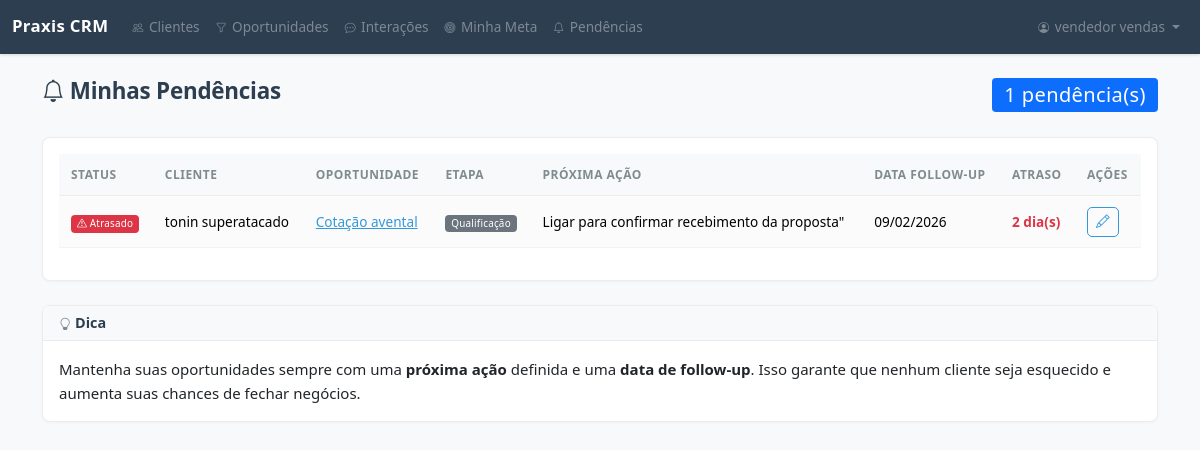
Screenshot of /sales/pendencias/ (signed in) with the database file from the repository.
### apps/sales/models.py (models this page shows, shortened)
class Oportunidade(models.Model):
    titulo = models.CharField(max_length=200, verbose_name="Título")
    cliente = models.ForeignKey(
        Cliente,
        on_delete=models.CASCADE,
        related_name="oportunidades",
        verbose_name="Cliente",
    )
    vendedor = models.ForeignKey(
        settings.AUTH_USER_MODEL,
        on_delete=models.PROTECT,
        related_name="oportunidades",
        verbose_name="Vendedor",
    )
    etapa = models.CharField(
        max_length=12,
        choices=EtapaOportunidade.choices,
        default=EtapaOportunidade.PROSPECCAO,
        verbose_name="Etapa",
    )
    motivo_perda = models.CharField(
        max_length=13,
        choices=MotivoPerdaOportunidade.choices,
        blank=True,
        default="",
        verbose_name="Motivo da perda",
    )
    valor_estimado = models.DecimalField(
        max_digits=12,
        decimal_places=2,
        default=0,
        verbose_name="Valor estimado",
    )
    descricao = models.TextField(blank=True, verbose_name="Descrição")
    proxima_acao = models.CharField(
        max_length=200,
        blank=True,
        default="",
        verbose_name="Próxima ação",
        help_text="Descreva brevemente a próxima ação a ser realizada",
    )
    data_follow_up = models.DateField(
        null=True,
        blank=True,
        verbose_name="Data do follow-up",
        help_text="Data prevista para o próximo contato",
    )
    criado_em = models.DateTimeField(auto_now_add=True, verbose_name="Criado em")
    atualizado_em = models.DateTimeField(auto_now=True, verbose_name="Atualizado em")
    class Meta:
        verbose_name = "Oportunidade"
        verbose_name_plural = "Oportunidades"
        ordering = ["-criado_em"]

### apps/crm/models.py (models this page shows, shortened)
class Cliente(models.Model):
    nome = models.CharField(max_length=200, verbose_name="Nome")
    cnpj_cpf = models.CharField(
        max_length=18, blank=True, default="", verbose_name="CNPJ/CPF"
    )
    telefone = models.CharField(max_length=20, blank=True, verbose_name="Telefone")
    email = models.EmailField(blank=True, verbose_name="E-mail")
    nome_contato_principal = models.CharField(
        max_length=200, blank=True, default="", verbose_name="Contato principal"
    )
    telefone_contato = models.CharField(
        max_length=20, blank=True, default="", verbose_name="Telefone do contato"
    )
    email_contato = models.EmailField(
        blank=True, default="", verbose_name="E-mail do contato"
    )
    tipo = models.CharField(
        max_length=3,
        choices=TipoCliente.choices,
        default=TipoCliente.B2C,
        verbose_name="Tipo",
    )
    status = models.CharField(
        max_length=11,
        choices=StatusCliente.choices,
        default=StatusCliente.PROVISORIO,
        verbose_name="Status",
    )
    criado_por = models.ForeignKey(
        settings.AUTH_USER_MODEL,
        on_delete=models.PROTECT,
        related_name="clientes_criados",
        verbose_name="Criado por",
    )
    criado_em = models.DateTimeField(auto_now_add=True, verbose_name="Criado em")
    atualizado_em = models.DateTimeField(auto_now=True, verbose_name="Atualizado em")
    class Meta:
        verbose_name = "Cliente"
        verbose_name_plural = "Clientes"
        ordering = ["-criado_em"]

### apps/sales/views.py (the view)
# urls.py: path("pendencias/", MinhasPendenciasView.as_view(), name="minhas_pendencias"),
class MinhasPendenciasView(VendedorRequiredMixin, TemplateView):
    template_name = "sales/minhas_pendencias.html"
    def get_context_data(self, **kwargs):
        context = super().get_context_data(**kwargs)
        if hasattr(self.request.user, "perfil") and self.request.user.perfil.is_vendedor:
            pendencias = listar_pendencias_vendedor(vendedor=self.request.user)
        else:
            pendencias = []
        context["pendencias"] = pendencias
        context["total_pendencias"] = len(pendencias)
        return context

### apps/accounts/models.py (called while the page is built)
    @property
    def is_admin(self):
        return self.papel == PerfilUsuario.ADMIN

    @property
    def is_vendedor(self):
        return self.papel == PerfilUsuario.VENDEDOR

    @property
    def is_gestor(self):
        return self.papel == PerfilUsuario.GESTOR

### apps/core/mixins.py (called while the page is built)
    def dispatch(self, request, *args, **kwargs):
        response = super().dispatch(request, *args, **kwargs)
        if hasattr(request.user, "perfil"):
            if request.user.perfil.papel in (
                PerfilUsuario.VENDEDOR,
                PerfilUsuario.GESTOR,
                PerfilUsuario.ADMIN,
            ):
                return response
        raise PermissionDenied

### apps/sales/services.py (called while the page is built)
def calcular_status_follow_up(data_follow_up):
    if data_follow_up is None:
        return "SEM_DATA"
    hoje = timezone.now().date()
    if data_follow_up > hoje:
        return "EM_DIA"
    elif data_follow_up == hoje:
        return "HOJE"
    else:
        return "ATRASADO"

def calcular_dias_atraso(data_follow_up):
    if data_follow_up is None:
        return None
    hoje = timezone.now().date()
    diferenca = (hoje - data_follow_up).days
    return diferenca

def listar_pendencias_vendedor(*, vendedor):
    hoje = timezone.now().date()
    oportunidades = Oportunidade.objects.filter(
        vendedor=vendedor,
        data_follow_up__lte=hoje,
    ).exclude(
        etapa__in=[EtapaOportunidade.FECHAMENTO, EtapaOportunidade.PERDIDA]
    ).select_related("cliente").order_by("data_follow_up")
    resultado = []
    for oportunidade in oportunidades:
        dias_atraso = calcular_dias_atraso(oportunidade.data_follow_up)
        status = calcular_status_follow_up(oportunidade.data_follow_up)
        resultado.append({
            "oportunidade": oportunidade,
            "dias_atraso": dias_atraso,
            "status": status,
        })
    return resultado

### templates/sales/minhas_pendencias.html (shortened to what this page needs)
{% extends 'base.html' %}
{% block content %}
<div class="d-flex justify-content-between align-items-center mb-4">
    <h2><i class="bi bi-bell"></i> Minhas Pendências</h2>
    <span class="badge bg-primary fs-5">{{ total_pendencias }} pendência(s)</span>
</div>
{% if pendencias %}
<div class="card">
    <div class="card-body">
        <div class="table-responsive">
            <table class="table table-striped table-hover">
                <thead class="table-dark">
                    <tr>
                        <th>Status</th>
                        <th>Cliente</th>
                        <th>Oportunidade</th>
                        <th>Etapa</th>
                        <th>Próxima Ação</th>
                        <th>Data Follow-up</th>
                        <th>Atraso</th>
                        <th>Ações</th>
                    </tr>
                </thead>
                <tbody>
                    {% for item in pendencias %}
                    <tr>
                        <td>
                            {% if item.status == 'HOJE' %}
                            <span class="badge bg-warning text-dark"><i class="bi bi-clock"></i> Hoje</span>
                            {% elif item.status == 'ATRASADO' %}
                            <span class="badge bg-danger"><i class="bi bi-exclamation-triangle"></i> Atrasado</span>
                            {% endif %}
                        </td>
                        <td>{{ item.oportunidade.cliente.nome }}</td>
                        <td>
                            <a href="{% url 'sales:oportunidade_detail' item.oportunidade.pk %}">
                                {{ item.oportunidade.titulo }}
                            </a>
                        </td>
                        <td><span class="badge bg-secondary">{{ item.oportunidade.get_etapa_display }}</span></td>
                        <td>{{ item.oportunidade.proxima_acao|default:"-" }}</td>
                        <td>{{ item.oportunidade.data_follow_up|date:"d/m/Y" }}</td>
                        <td>
                            {% if item.dias_atraso > 0 %}
                            <span class="text-danger fw-bold">{{ item.dias_atraso }} dia(s)</span>
                            {% else %}
                            <span class="text-warning">Hoje</span>
                            {% endif %}
                        </td>
                        <td>
                            <a href="{% url 'sales:followup_edit' item.oportunidade.pk %}" class="btn btn-sm btn-outline-primary" title="Editar Follow-up">
                                <i class="bi bi-pencil"></i>
                            </a>
                        </td>
                    </tr>
                    {% endfor %}
                </tbody>
            </table>
        </div>
    </div>
</div>
{% else %}
<div class="alert alert-success">
    <i class="bi bi-check-circle"></i> Parabéns! Você não possui pendências de follow-up.
</div>
{% endif %}
<div class="card mt-4">
    <div class="card-header">
        <h5 class="mb-0"><i class="bi bi-lightbulb"></i> Dica</h5>
    </div>
    <div class="card-body">
        <p class="mb-0">Mantenha suas oportunidades sempre com uma <strong>próxima ação</strong> definida e uma <strong>data de follow-up</strong>.
        Isso garante que nenhum cliente seja esquecido e aumenta suas chances de fechar negócios.</p>
    </div>
</div>
{% endblock %}

### templates/base.html (shortened to what this page needs)
{% load static %}
<!DOCTYPE html>
<html lang="pt-br">
<head>
    <link href="https://cdn.jsdelivr.net/npm/bootstrap@5.3.3/dist/css/bootstrap.min.css" rel="stylesheet">
    <link href="https://cdn.jsdelivr.net/npm/bootstrap-icons@1.11.3/font/bootstrap-icons.min.css" rel="stylesheet">
    <link href="{% static 'css/style.css' %}" rel="stylesheet">
    <link href="{% static 'css/praxis-v2.css' %}" rel="stylesheet">
</head>
<body>
    {% if user.is_authenticated %}
    <nav class="navbar navbar-expand-lg navbar-dark bg-dark">
        <div class="container-fluid">
            <a class="navbar-brand" href="{% url 'home' %}">Praxis CRM</a>
            <div class="collapse navbar-collapse" id="navbarNav">
                <ul class="navbar-nav me-auto">
                    <li class="nav-item">
                        <a class="nav-link" href="{% url 'crm:cliente_list' %}">
                            <i class="bi bi-people"></i> Clientes
                        </a>
                    </li>
                    <li class="nav-item">
                        <a class="nav-link" href="{% url 'sales:oportunidade_list' %}">
                            <i class="bi bi-funnel"></i> Oportunidades
                        </a>
                    </li>
                    <li class="nav-item">
                        <a class="nav-link" href="{% url 'sales:interacao_list' %}">
                            <i class="bi bi-chat-dots"></i> Interações
                        </a>
                    </li>
                    {% if user.perfil.is_vendedor %}
                    <li class="nav-item">
                        <a class="nav-link" href="{% url 'sales:minha_meta' %}">
                            <i class="bi bi-bullseye"></i> Minha Meta
                        </a>
                    </li>
                    <li class="nav-item">
                        <a class="nav-link" href="{% url 'sales:minhas_pendencias' %}">
                            <i class="bi bi-bell"></i> Pendências
                        </a>
                    </li>
                    {% endif %}
                </ul>
                <ul class="navbar-nav">
                    <li class="nav-item dropdown">
                        <a class="nav-link dropdown-toggle" href="#" role="button" data-bs-toggle="dropdown">
                            <i class="bi bi-person-circle"></i> {{ user.get_full_name|default:user.username }}
                        </a>
                    </li>
                </ul>
            </div>
        </div>
    </nav>
    {% endif %}
    <div class="container mt-4">
        {% block content %}{% endblock %}
    </div>
</body>
</html>

### static/css/style.css (style rules this page uses)
body { background-color: #f8f9fa; }
.card { box-shadow: 0 0.125rem 0.25rem rgba(0, 0, 0, 0.075); }
.navbar-brand { font-weight: 700; }

### static/css/praxis-v2.css (style rules this page uses)
body { font-family: var(--praxis-font-family); color: var(--praxis-texto-principal); -webkit-font-smoothing: antialiased; -moz-osx-font-smoothing: grayscale; font-size: 0.9375rem; line-height: 1.6; }
h1, h2, h3, h4, h5, h6 { color: var(--praxis-azul-escuro); font-weight: 600; }
h2 { font-size: 1.4rem; letter-spacing: -0.01em; }
h5 { font-size: 0.95rem; }
.navbar.navbar-dark.bg-dark { background-color: var(--praxis-azul-escuro) !important; box-shadow: 0 1px 3px rgba(0, 0, 0, 0.15); }
.navbar .navbar-brand { font-weight: 600; font-size: 1.05rem; letter-spacing: 0.02em; }
.navbar .nav-link { font-size: 0.85rem; opacity: 0.7; transition: opacity 0.15s ease; }
.navbar .nav-link .bi { font-size: 0.8em; margin-right: 2px; }
.card { border: 1px solid rgba(0, 0, 0, 0.07); border-radius: var(--praxis-border-radius-lg); box-shadow: 0 1px 3px rgba(0, 0, 0, 0.04); }
.card-header { background-color: var(--praxis-fundo-cinza); border-bottom: 1px solid rgba(0, 0, 0, 0.06); font-size: 0.9rem; }
.card-header h5 { font-size: 0.9rem; font-weight: 600; }
.card-header .bi { font-size: 0.85em; opacity: 0.6; }
.table { font-size: 0.85rem; }
.table > thead th { font-weight: 600; font-size: 0.75rem; text-transform: uppercase; letter-spacing: 0.04em; color: var(--praxis-texto-secundario); padding: 0.7rem 0.75rem; vertical-align: middle; }
thead.table-dark { --bs-table-color: var(--praxis-texto-secundario); --bs-table-bg: var(--praxis-fundo-cinza); --bs-table-border-color: rgba(0, 0, 0, 0.06); }
thead.table-dark th { font-weight: 600; font-size: 0.75rem; text-transform: uppercase; letter-spacing: 0.04em; }
.table-striped > tbody > tr:nth-of-type(odd) > * { --bs-table-bg-type: rgba(0, 0, 0, 0.015); }
.table > tbody > tr > td { padding: 0.65rem 0.75rem; vertical-align: middle; }
.table > :not(caption) > * > * { border-bottom-color: rgba(0, 0, 0, 0.05); }
.badge { font-weight: 500; font-size: 0.73em; padding: 0.35em 0.6em; border-radius: 4px; letter-spacing: 0.02em; }
.btn { font-size: 0.85rem; font-weight: 500; border-radius: var(--praxis-border-radius); letter-spacing: 0.01em; transition: all 0.15s ease; }
.btn-outline-primary { color: var(--praxis-azul-principal); border-color: var(--praxis-azul-principal); }
a { color: var(--praxis-azul-principal); transition: color 0.15s ease; }
.container { padding-bottom: 2rem; }

### static/css/variables.css (style rules this page uses)
:root { --praxis-azul-escuro: #2c3e50; --praxis-azul-principal: #3498db; --praxis-azul-hover: #2980b9; --praxis-azul-medio: #34495e; --praxis-texto-principal: #333333; --praxis-texto-secundario: #7f8c8d; --praxis-texto-muted: #95a5a6; --praxis-fundo-branco: #ffffff; --praxis-fundo-cinza: #f8f9fa; --praxis-fundo-code: #f4f4f4; --praxis-verde: #27ae60; --praxis-verde-fundo: #e8f8f5; --praxis-laranja: #f39c12; --praxis-laranja-fundo: #fef9e7; --praxis-vermelho: #e74c3c; --praxis-roxo: #9b59b6; --praxis-borda: #dddddd; --praxis-borda-clara: #bdc3c7; --praxis-font-family: 'Segoe UI', Tahoma, Geneva, Verdana, sans-serif; --praxis-font-mono: 'Courier New', monospace; --praxis-font-size-base: 16px; --praxis-font-size-sm: 0.9em; --praxis-font-size-xs: 0.85em; --praxis-font-weight-normal: 400; --praxis-font-weight-semibold: 600; --praxis-font-weight-bold: 700; --praxis-line-height: 1.6; --praxis-line-height-tight: 1.2; --praxis-line-height-relaxed: 1.7; --praxis-spacing-xs: 5px; --praxis-spacing-sm: 10px; --praxis-spacing-md: 15px; --praxis-spacing-lg: 20px; --praxis-spacing-xl: 30px; --praxis-spacing-2xl: 40px; --praxis-spacing-section: 80px; --praxis-border-radius-sm: 3px; --praxis-border-radius: 5px; --praxis-border-radius-lg: 8px; --praxis-border-radius-xl: 10px; --praxis-border-radius-full: 15px; --praxis-shadow: 0 2px 5px rgba(0, 0, 0, 0.2); --praxis-shadow-sm: 0 1px 3px rgba(0, 0, 0, 0.1); --praxis-transition: all 0.2s ease; --praxis-transition-fast: all 0.15s ease; --praxis-container-max: 1000px; --praxis-container-narrow: 800px; --praxis-container-wide: 1200px; }

### rows the page displays
Oportunidade: oportunidade.cliente.nome "tonin superatacado", oportunidade.titulo "Cotação avental", oportunidade.etapa "Qualificação", oportunidade.proxima_acao "Ligar para confirmar recebimento da proposta\"", oportunidade.data_follow_up "09/02/2026", dias_atraso "2"

### other values shown
{{ user.get_full_name|default:user.username }} "vendedor vendas"
{{ total_pendencias }} "1"
